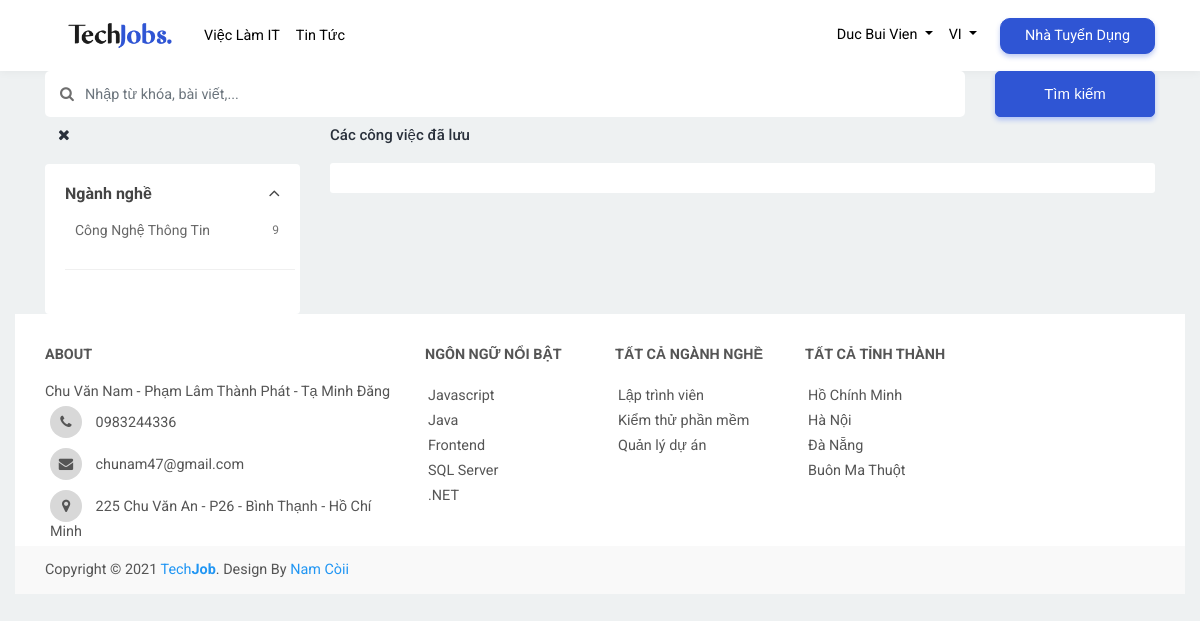
/?c=Job&a=ListSavedJob (signed in), run on the app's committed database.
### tables this page shows
CREATE TABLE `users` (
  `id` int(6) NOT NULL,
  `email` varchar(255) DEFAULT NULL,
  `password` varchar(255) DEFAULT NULL,
  `user_type` int(5) DEFAULT NULL,
  `phone` varchar(255) DEFAULT NULL,
  `first_name` varchar(255) DEFAULT NULL,
  `last_name` varchar(255) DEFAULT NULL,
  `full_name` varchar(510) DEFAULT NULL,
  `date_of_birth` datetime DEFAULT NULL,
  `gender` bit(1) DEFAULT NULL,
  `address` varchar(255) DEFAULT NULL,
  `url_avatar` varchar(255) DEFAULT NULL,
  `is_active` bit(1) DEFAULT NULL
);

CREATE TABLE `careers` (
  `id` int(6) NOT NULL,
  `name` varchar(255) DEFAULT NULL
);

### Controllers/JobController.php (called while the page is built, shortened)
<?php
    class JobController {
        function ListSavedJob () {
            include ROOT. '/Common/database.php';
            $queryCareer = "SELECT careers.*, COUNT(job_career.job_id) as 'NumPost'  FROM careers, jobs, job_career
            WHERE jobs.id = job_career.job_id AND job_career.career_id = careers.id  GROUP By careers.id";
            $resultCareer = $mysqli->query($queryCareer);
            $dataCareer = $resultCareer->fetch_all();
            require_once ROOT . '/Views/client/Job/saved_job.php';
        }
    }
?>

### index.php (called while the page is built, shortened)
<?php
    $get_action = isset($_GET['a'])?$_GET['a']:'Index';
    $controllerObject = new $controller();
    $controllerObject->{$get_action}();
?>

### Views/client/Job/saved_job.php (the view, shortened to what this page needs)
<?php
    require(ROOT. '/Views/client/_layout/header.php');
?>
<div class="container-fluid search-fluid">
  <div class="container">
    <div class="search-wrapper">
    <div class="tab-content search-tab-content" id="myTabContent">
      <div class="tab-pane stab-pane fade show active" id="profile" role="tabpanel" aria-labelledby="profile-tab">
          <form class="bn-search-form">
          <div class="row">
            <div class="col-md-10 col-sm-12">
                  <div class="input-group s-input-group w-100">
                    <input type="text" class="form-control sinput" placeholder="Nhập từ khóa, bài viết,...">
                    <span><i class="fa fa-search"></i></span>
                  </div>
            </div>
            <div class="col-md-2 col-sm-12">
              <button type="submit" class="btn btn-primary btn-search col-sm-12">Tìm kiếm</button>
            </div>
          </div>
        </form>
      </div>
    </div>
    </div>
  </div>
</div>
<div class="container-fluid">
  <div class="container search-wrapper">
    <div class="row">
      <div class="col-md-3 col-sm-12 col-12">
                    <a id="click_advance" class="btn btn-c-filter" type="button" data-toggle="collapse" data-target="#collapseExample" aria-expanded="true" aria-controls="collapseExample">
                <i class="pr-2 fa fa-times" id="icon-s-sw" aria-hidden="true"></i>
              </a>
            <div class="collapse show" id="collapseExample" style="">
              <div class="card card-body bg-card-body-filter">
                <div class="filter-bar">
                    <div class="filter-form">
                         <div class="filter-form-item">
                           <p>
                              <a id="clickc_advance" class="btnf btn-filter" data-toggle="collapse" href="#filter-topic" role="button" aria-expanded="false" aria-controls="collapseExample">
                                Ngành nghề
                                <i class="fa fa-angle-up" aria-hidden="true"></i>
                              </a>
                            </p>
                            <div class="collapse show" id="filter-topic">
                              <div class="card o-card card-body">
                                <div class="filter-panel">
                                    <div class="panel-content">
                                        <?php foreach($dataCareer as $career) { ?>
                                        <div class="filter-topic cotain-common-filter">
                                            <a href="?c=Job&a=Career&id=<?=$career[0]?>" class="filter-action"><?=$career[1]?></a>
                                            <span class="filter-count"><?=$career[2]?></span>
                                        </div>
                                        <?php } ?>
                                    </div>
                                </div>
                               </div>
                            </div>
                        </div>
                        </div>
                    </div>
              </div>
            </div>
                </div>
    <div class="col-md-9 col-sm-12 col-12">
      <h4 class="search-find">Các công việc đã lưu</h4>
      <div class="job-board-wrap">
    </div>
    </div>
  </div>
</div>
<?php
    require(ROOT. '/Views/client/_layout/footer.php');
?>

### Views/client/_layout/header.php (shortened to what this page needs)
<?php
      if(isset($_SESSION['login_user'])){
      $user = $_SESSION['login_user'];
      $mysqli = new mysqli('localhost', 'root', 'Yeulaitudau240320012001', 'test_2');
      $query = "SELECT users.full_name, users.id FROM users WHERE email = '$user'";
      $result = $mysqli->query($query);
      $data = $result->fetch_all();
      $user_full_name = $data[0];
   } ?>
<!DOCTYPE html>
<html lang="en">
<head>
  <link rel="stylesheet" type="text/css" href="Assets/client/css/bootstrap.min.css">
  <link href="https://stackpath.bootstrapcdn.com/font-awesome/4.7.0/css/font-awesome.min.css" rel="stylesheet">
  <link rel="stylesheet" href="Assets/client/css/select2.min.css">
  <link rel="stylesheet" href="Assets/client/css/owlcarousel/owl.carousel.min.css">
  <link rel="stylesheet" href="Assets/client/css/owlcarousel/owl.theme.default.min.css">
  <link rel="stylesheet" type="text/css" href="Assets/client/css/style.css">
</head>
<body>
<div class="container-fluid fluid-nav another-page" style="margin-bottom: 0px;">
  <div class="container cnt-tnar">
    <nav class="navbar navbar-expand-lg navbar-light bg-light tjnav-bar">
  <a href="index.php" class="nav-logo">
    <img src="Assets/client/img/techjobs_bgw.png">
  </a>
  <div class="collapse navbar-collapse" id="navbarSupportedContent">
    <ul class="navbar-nav mr-auto tnav-left tn-nav">
      <li class="nav-item">
        <a class="nav-link" href="index.php?c=Job&a=ListJobs">Việc Làm IT</a>
      </li>
      <li class="nav-item">
        <a class="nav-link" href="https://www.google.com/">Tin Tức</a>
      </li>
    </ul>
    <ul class="navbar-nav mr-auto my-2 my-lg-0 tnav-right tn-nav">
      <?php if(isset($_SESSION['login_user'])){ ?>
        <li class="nav-item dropdown">
        <a class="nav-link dropdown-toggle" href="#" id="navbarDropdown" role="button" data-toggle="dropdown" aria-haspopup="true" aria-expanded="false">
          <?=$user_full_name[0]?>
        </a>
      </li>
        <?php } else if(!isset($_SESSION['login_user'])){  ?>
      <li class="nav-item">
        <a class="nav-link" href="?c=User&a=DangKyUser">Đăng Ký</a>
      </li>
      <li class="nav-item">
        <a class="nav-link" href="?c=User&a=DangNhapUser">Đăng Nhập</a>
      </li>
      <?php }  ?>
      <li class="nav-item dropdown">
        <a class="nav-link dropdown-toggle" href="#" id="navbarDropdown" role="button" data-toggle="dropdown" aria-haspopup="true" aria-expanded="false">
          VI
        </a>
      </li>
      <li class="nav-item">
        <a class="nav-link btn-employers" href="?c=User&a=SignIn" tabindex="-1" aria-disabled="true" style="color: #fff!important">Nhà Tuyển Dụng</a>
      </li>
    </ul>
  </div>
</nav>
  </div>
</div>

### Assets/client/css/style.css (style rules this page uses)
html, body, div, span, applet, object, iframe, h1, h2, h3, h4, h5, h6, p, blockquote, pre, a, abbr, acronym, address, big, cite, code, del, dfn, em, img, ins, kbd, q, s, samp, small, strike, strong, sub, sup, tt, var, b, u, i, dl, dt, dd, ol, ul, li, fieldset, form, label, legend, caption, article, aside, canvas, details, embed, figure, figcaption, footer, header, hgroup, menu, nav, output, section, summary, time, mark, audio, video { margin: 0; padding: 0; border: 0; font-size: 100%; font: inherit; vertical-align: baseline; }
article, aside, details, figcaption, figure, footer, header, hgroup, menu, nav, section { display: block; }
html, button, input, select, textarea { font-family: sans-serif; color: #222; }
body { margin: 0; padding: 0; font-family: Roboto, Arial, Helvetica, sans-serif; color: #444; font-size: 14px; line-height: 18px; background-color: #eef1f2; }
ol, ul { list-style: none; }
h1, h2, h3, h4, h5, h6 { display: block; color: #333; font-family: Roboto, Arial, Helvetica, sans-serif; font-weight: bold; }
h4 { font-size: 22px; line-height: 36px; letter-spacing: normal; }
.fluid-nav, .tjnav-bar { z-index: 9999; }
ul.tn-nav li a { color: #fff!important; font-size: .9rem; }
.tjnav-bar { background: transparent!important; }
ul.tnav-left { margin-left: 15px; }
ul.tnav-right { position: absolute; right: 0; }
.btn-employers { background-color: #2f55d4 !important; border: 1px solid #2f55d4 !important; color: #ffffff !important; -webkit-box-shadow: 0 3px 5px 0 rgba(47, 85, 212, 0.3); box-shadow: 0 3px 5px 0 rgba(47, 85, 212, 0.3); border-radius: 10px; padding: .5rem 1.5rem!important; margin-left: 15px; }
.nav-logo img { width: 120px; height: auto; }
.search-wrapper { z-index: 9999; }
.btn-search { padding: 10px; background-color: #2f55d4 !important; border: 1px solid #2f55d4 !important; color: #ffffff !important; -webkit-box-shadow: 0 3px 5px 0 rgba(47, 85, 212, 0.3); box-shadow: 0 3px 5px 0 rgba(38, 88, 255, 0.3); border-radius: 5px; padding: .65rem 1.5rem!important; font-size: 15px; }
input.sinput { font-size: .9rem; font-family: 'Roboto', Arial, sans-serif; padding: 23px; padding-left: 40px; border-radius: 5px!important; border: none; }
.s-input-group span i { position: absolute; left: 15px; line-height: 46px; color: #6f6f6f; font-size: 15px; z-index: 1010 }
.job-sidebar, .job-board-wrap { background: #fff; padding: 15px; border-radius: 3px; margin-bottom: 1rem; }
.another-page .navbar-light .navbar-nav .nav-link { color: #000!important; }
.another-page { background: #fff; transition: all ease .3s; -webkit-box-shadow: 0 0 10px 0 rgba(0,0,0,0.06); box-shadow: 0 0 10px 0 rgba(0,0,0,0.06); padding: 6px 0; }
.another-page a.nav-link.btn-employers { color: #fff!important; }
a.btnf { color: #444; font: 700 16px Roboto, Arial, sans-serif; position: relative; display: block; }
.o-card { border: none!important; padding: 10px 0!important; border-radius: inherit!important; background: transparent!important; }
.filter-topic, .filter-video-duration, .filter-rating { padding: 8px 0; }
.filter-topic span, .filter-video-duration span, .filter-rating span { color: #676767!important; padding-left: 7px; font-size: 13px; }
.btn-c-filter { color: #29303b!important; background-color: #fff0!important; font-size: 15px!important; margin: 0 5px 10px 0; font-weight: 500; }
.filter-topic.cotain-common-filter { display: block; margin-bottom: 15px; margin-left: 10px; }
a.filter-action { color: #676767!important; font-size: 14px; display: inline-block; float: left; }
span.filter-count { color: #747474!important; font-size: 12px; display: inline-block; float: right; }
.bg-card-body-filter { border: 0; padding-right: 5px; }
.filter-form-item .collapse { max-height: 300px; overflow: scroll; overflow-y: auto; overflow-x: hidden; padding-right: 1rem; border-bottom: 1px solid #cccccc4a; margin-bottom: 1.5rem; padding-bottom: 15px; }
a.btnf i { float: right; padding-right: 15px; font-size: 18px; }
h4.search-find { color: #29303b!important; background-color: #fff0!important; font-size: 15px!important; margin: 0 5px 10px 0; font-weight: 500; }

### data on the page
users: full_name "Duc Bui Vien"
careers: name "Công Nghệ Thông Tin", career "9"
